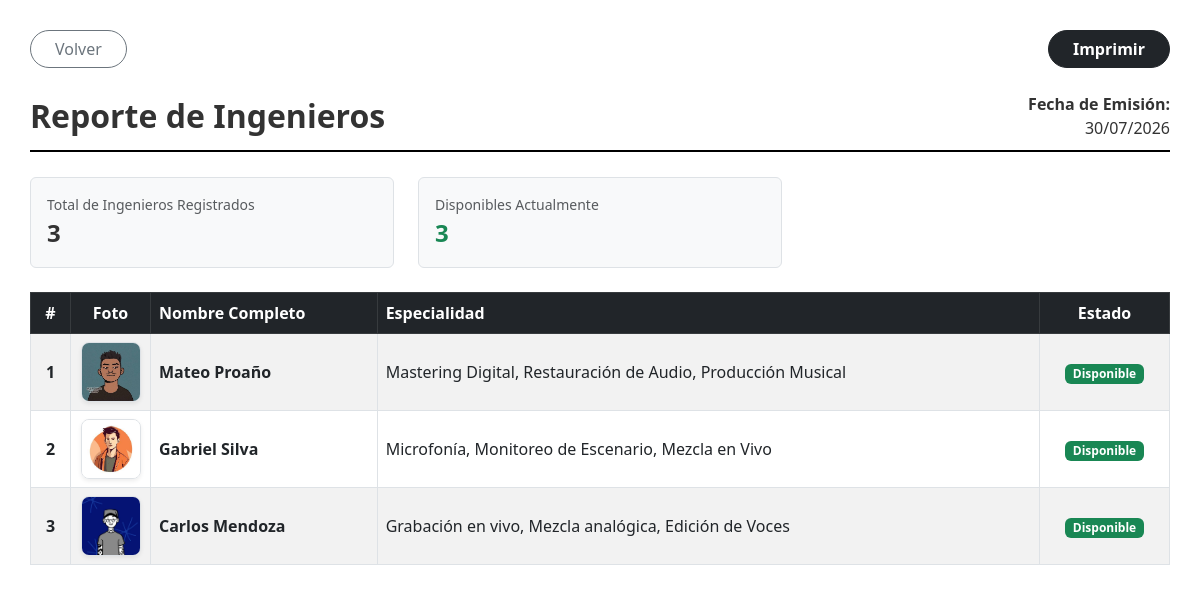
/reporte-ingenieros/ (signed in), run on the app's committed database.
### estudio/models.py (models this page shows, shortened)
class Ingeniero(models.Model):
    nombre = models.CharField(max_length=100)
    especialidad = models.CharField(max_length=100)
    email = models.EmailField(blank=True, null=True)
    precio_hora = models.DecimalField(max_digits=8, decimal_places=2, default=0.00)
    experiencia = models.TextField(blank=True, null=True)
    imagen = models.ImageField(upload_to='ingenieros/', blank=True, null=True)
    disponible = models.BooleanField(default=True)

### estudio/views.py (the view)
# urls.py: path('reporte-ingenieros/', views.reporte_ingenieros, name='reporte_ingenieros'),
@login_required(login_url='login')
@user_passes_test(es_admin)
def reporte_ingenieros(request):
    ingenieros = Ingeniero.objects.all()
    total_ingenieros = ingenieros.count()
    disponibles = ingenieros.filter(disponible=True).count()
    fecha_hoy = date.today().strftime("%d/%m/%Y")
    context = {
        'ingenieros': ingenieros,
        'total_ingenieros': total_ingenieros,
        'disponibles': disponibles,
        'fecha_hoy': fecha_hoy,
    }
    return render(request, 'estudio/reporte_ingenieros.html', context)

### estudio/views.py (called while the page is built)
def es_admin(user):
    return user.is_staff or user.is_superuser

### estudio/templates/estudio/reporte_ingenieros.html (shortened to what this page needs)
<!DOCTYPE html>
<html lang="es">
<head>
    <link href="https://cdn.jsdelivr.net/npm/bootstrap@5.3.0/dist/css/bootstrap.min.css" rel="stylesheet">
</head>
<body>
    <div class="d-flex justify-content-between align-items-center mb-4 no-print">
        <a href="{% url 'ingenieros' %}" class="btn btn-outline-secondary rounded-pill px-4">
            Volver
        </a>
        <button onclick="window.print()" class="btn btn-dark rounded-pill px-4 fw-bold">
            Imprimir
        </button>
    </div>
    <div class="header-title d-flex justify-content-between align-items-center">
        <div>
            <h2 class="fw-bold mb-0">Reporte de Ingenieros</h2>
        </div>
        <div class="text-end">
            <p class="mb-0 fw-bold">Fecha de Emisión:</p>
            <span>{{ fecha_hoy }}</span>
        </div>
    </div>
    <div class="row mb-4">
        <div class="col-4">
            <div class="p-3 border rounded bg-light">
                <span class="text-muted d-block small">Total de Ingenieros Registrados</span>
                <strong class="fs-4">{{ total_ingenieros }}</strong>
            </div>
        </div>
        <div class="col-4">
            <div class="p-3 border rounded bg-light">
                <span class="text-muted d-block small">Disponibles Actualmente</span>
                <strong class="fs-4 text-success">{{ disponibles }}</strong>
            </div>
        </div>
    </div>
    <table class="table table-striped table-bordered align-middle">
        <thead class="table-dark">
            <tr>
                <th style="width: 40px;" class="text-center">#</th>
                <th style="width: 80px;" class="text-center">Foto</th>
                <th>Nombre Completo</th>
                <th>Especialidad</th>
                <th style="width: 130px;" class="text-center">Estado</th>
            </tr>
        </thead>
        <tbody>
            {% for ing in ingenieros %}
                <tr>
                    <td class="text-center fw-bold">{{ forloop.counter }}</td>
                    <td class="text-center">
                        {% if ing.imagen %}
                            <img src="{{ ing.imagen.url }}" alt="{{ ing.nombre }}" class="img-reporte border shadow-sm">
                        {% else %}
                            <span class="badge bg-secondary">Sin foto</span>
                        {% endif %}
                    </td>
                    <td class="fw-bold">{{ ing.nombre }}</td>
                    <td>{{ ing.especialidad|default:"General" }}</td>
                    <td class="text-center">
                        {% if ing.disponible %}
                            <span class="badge bg-success">Disponible</span>
                        {% else %}
                            <span class="badge bg-danger">No Disponible</span>
                        {% endif %}
                    </td>
                </tr>
            {% empty %}
                <tr>
                    <td colspan="5" class="text-center text-muted py-4">
                        No hay ingenieros registrados actualmente en el sistema.
                    </td>
                </tr>
            {% endfor %}
        </tbody>
    </table>
</body>
</html>

### estudio/templates/estudio/reporte_ingenieros.html (style rules this page uses)
body { font-family: 'Segoe UI', Tahoma, Geneva, Verdana, sans-serif; background-color: #fff; color: #333; padding: 30px; }
.header-title { border-bottom: 2px solid #000; padding-bottom: 10px; margin-bottom: 25px; }
.img-reporte { width: 60px; height: 60px; object-fit: cover; border-radius: 8px; }

### data on the page
Ingeniero: imagen (picture), nombre "Mateo Proaño", especialidad "Mastering Digital, Restauración de Audio, Producción Musical", disponible "Disponible"
Ingeniero: imagen (picture), nombre "Gabriel Silva", especialidad "Microfonía, Monitoreo de Escenario, Mezcla en Vivo", disponible "Disponible"
Ingeniero: imagen (picture), nombre "Carlos Mendoza", especialidad "Grabación en vivo, Mezcla analógica, Edición de Voces", disponible "Disponible"

### other printed values
{{ total_ingenieros }} "3"
{{ disponibles }} "3"
